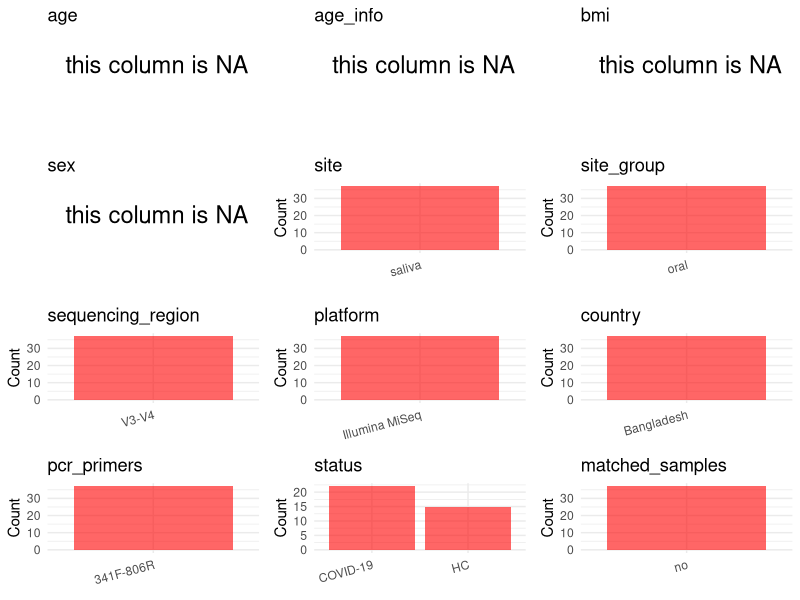

Write R code to recreate this figure. (Note: this script raises an error after producing the figure.)
## ---- chunk 1
# Load libraries
library(dplyr)
library(ggplot2)
library(cowplot)

# (1) Setting working directory
# EDIT HERE: change project_id for each study
project_id <- "PRJNA767939"

base_dir <- "/beegfs/huangxiaochang/global_oral/global-oral-microbiome/data/projects/"
setwd(file.path(base_dir, project_id))

# (2) Loading raw SRA metadata file
sra_file <- "SraRunTable.csv"
initial_meta <- read.csv("SraRunTable.csv", header = TRUE)

# (3) OPTIONAL: If extra metadata (e.g., Table.x or supplemental materials) are available from the article, you may need to merge the file with initial_meta manually. Below is example code for merging. Depending on the specific case of each study, you can customize the code as needed.
# supp_table <- read.csv("supplemental_table.csv", header = TRUE)
# initial_meta <- left_join(initial_meta, supp_table, by = merge_col_name)
## ---- chunk 2
# (1) Read the article in the following order: abstract, the beginning of the results section, and the methods. Understand the sample size, experimental design, and disease group overview. Clarify the sampling sites; for oral and gut samples, specify the exact sites like supragingival plaque, tongue, etc.

# (2) IMPORTANT: MUST go through each column of initial_meta
# head(initial_meta, 10)

# IMPORTANT: Check the unique values in the column of interest or query column.
# lapply(initial_meta[c('body_habitat', 'body_product', 'body_site')], table) # site
# table(initial_meta$host_subject_id) # subject id
# table(initial_meta$platform..exp.) # output is Illumina
# table(initial_meta$target_subfragment..exp.)
## ---- chunk 3
# (1) EDIT HERE: Parameter setup
# NOTE: This project has no lab control samples (blanks/positives) or non-human samples. Leave keywords empty to skip filtering.
control_column <- NA   # column name in initial_meta
# unique(initial_meta[[control_column]])  # uncomment to explore
control_keywords <- c()     # Enter exact keywords

species_column <- NA          # column name in initial_meta
# unique(initial_meta[[species_column]])  # uncomment to explore
non_human_keywords <- c()            # Enter exact keywords


# (2) Remove controls and non-human samples. DO NOT need to modify code in this part, just run it.
n_samples <- nrow(initial_meta)
# Control evaluation
if (length(control_keywords) > 0) {
  if (is.null(control_column) || control_column == "") {
    stop("Error: control_keywords provided but control_column is missing.")
  }

  if (!(control_column %in% colnames(initial_meta))) {
    stop(sprintf("Error: Column '%s' not found in initial_meta.", control_column))
  }

  control_pattern <- paste(control_keywords, collapse = "|")
  control_text <- initial_meta[[control_column]]
  is_control <- grepl(control_pattern, control_text)

} else {
  is_control <- rep(FALSE, n_samples)
}

# Non-human evaluation
if (length(non_human_keywords) > 0) {
  if (is.null(species_column) || species_column == "") {
    stop("Error: non_human_keywords provided but species_column is missing.")
  }

  if (!(species_column %in% colnames(initial_meta))) {
    stop(sprintf("Error: Column '%s' not found in initial_meta.", control_column))
  }

  non_human_pattern <- paste(non_human_keywords, collapse = "|")
  species_text <- initial_meta[[species_column]]
  is_non_human <- grepl(non_human_pattern, species_text)
} else {
  is_non_human <- rep(FALSE, n_samples)
}

# Execute removal
samples_to_remove <- is_control | is_non_human
initial_meta <- initial_meta[!samples_to_remove, ]

cat("Initial samples counts:",n_samples,"\n")
cat("Removed control samples:", sum(is_control), "\n")
cat("Removed non-human samples:", sum(is_non_human), "\n")
cat("Total samples removed ", sum(samples_to_remove), "\n")
cat("Remaining samples after Step 2:", nrow(initial_meta), "\n")
## ---- chunk 4
# Extract columns from initial_meta as follows:
# (1) No modification needed → extract directly.
# (2) Modification needed → create a column start with 'raw_' and mark the target column as "pending".
# (3) Need to find or determine based on the article.

metadata <- data.frame(
  bioproject = initial_meta$BioProject,
  sample_id = initial_meta$Run,
  subject_id = initial_meta$Sample.Name,
  age = NA,
  age_info = NA,
  bmi = NA,
  raw_sex = NA,
  sex = "pending",
  sequencing_region = "V3-V4",
  platform = initial_meta$Instrument,
  country = initial_meta$geo_loc_name_country,
  raw_site = initial_meta$isolation_source,
  site = "pending",
  site_group = "pending",
  public_time = initial_meta$ReleaseDate,
  pcr_primers = NA,
  title = NA,
  disease_study = NA,
  status = "pending",
  matched_samples = "pending",
  is_time_series = "no",
  stringsAsFactors = FALSE
)

metadata$public_time <- as.Date(metadata$public_time)
## ---- chunk 5
# (1) Handle the columns with the `raw_` prefix.
# IMPORTANT: Add comments if the modification is not straightforward!!
metadata$sex <- NA_character_

# Determine status from subject_id pattern (COV*=COVID, CO1-CO9=healthy controls)
metadata$status <- ifelse(
  grepl("^COV", metadata$subject_id), "COVID-19",
  ifelse(grepl("^CO[1-9]", metadata$subject_id), "HC", NA)
)

# Remap site from isolation_source
metadata$site <- ifelse(
  grepl("gut", metadata$raw_site), "feces",
  ifelse(grepl("oral", metadata$raw_site), "saliva", NA)
)

# Add publication information
metadata$pcr_primers <- "341F-806R"
metadata$title <- "Dysbiosis of Oral and Gut Microbiomes in SARS-CoV-2 Infected Patients in Bangladesh: Elucidating the Role of Opportunistic Gut Microbes"
metadata$disease_study <- "yes"

# Keep only saliva samples
metadata <- metadata[metadata$site == "saliva", ]

## ---- chunk 6
# (2) Filling the 'site_group' and 'matched_samples' columns
# editing site_group
unique(metadata$site)
# EDIT HERE: add oral sites
Oral_site = c("saliva", "mouth", "tongue coating", "supragingival plaque", "subgingival plaque", "oral swab", "denture", "tooth", "abscess pus", "adjacent periodontal pocket", "patient healthy crevice", "healthy control crevice", "gingival crevicular fluid", "subgingival plaque")
# EDIT HERE: add gut sites
Gut_site = c("feces", "stool")
# just run
metadata <- metadata %>%
  mutate(site_group = case_when(
    site %in% Oral_site ~ "oral",
    site %in% Gut_site ~ "gut",
    TRUE ~ "other"
  ))

# editing matched_samples, just run.
metadata$matched_samples <- ifelse(
  ave(metadata$subject_id, metadata$subject_id, FUN = length) > 1,
  "yes",
  "no"
)
## ---- chunk 7
# (3) check if there is pending value in metadata. If there is pending value, go on modify the metadata.
# Function to check if a column contains "pending"
has_pending <- function(col) {
  if (is.character(col) || is.factor(col)) {
    any(col == "pending", na.rm = TRUE)
  } else {
    FALSE
  }
}

# Check for any pending value
any_pending_value <- any(sapply(metadata, has_pending))

if (!any_pending_value) {
  message("Good! No cell contains the value 'pending'.")
} else {
  pending_cols <- names(metadata)[sapply(metadata, has_pending)]
  message("Columns containing 'pending': ", paste(pending_cols, collapse = ", "))
  message("Please continue to resolve these pending columns!")
}
## ---- chunk 8
# Select columns for visualization, just run
plot_data <- metadata %>%
  select(-bioproject, -sample_id, -subject_id, -title)

create_simple_plots <- function(data) {
  plots <- list()
  continuous_vars <- c("age", "bmi")

  for (col in colnames(data)) {
    if (all(is.na(data[[col]]))) {
      p <- ggplot() +
        annotate("text", x = 0.5, y = 0.5, label = "this column is NA", size = 6) +
        labs(title = col) +
        theme_void()
    } else if (col %in% continuous_vars && is.numeric(data[[col]])) {
      p <- ggplot(data, aes(x = .data[[col]])) +
        geom_histogram(fill = "blue", alpha = 0.6, bins = 20, na.rm = TRUE) +
        labs(title = col, x = col, y = "Count") +
        theme_minimal()
    } else {
      count_data <- as.data.frame(table(data[[col]], useNA = "ifany"))
      p <- ggplot(count_data, aes(x = reorder(Var1, -Freq), y = Freq)) +
        geom_col(fill = "red", alpha = 0.6) +
        labs(title = col, x = NULL, y = "Count") +
        theme_minimal() +
        theme(axis.text.x = element_text(angle = 15, hjust = 1))
    }
    plots[[col]] <- p
  }

  return(plots)
}

# Generate and arrange plots
plots <- create_simple_plots(plot_data)
p <- plot_grid(plots$age,
               plots$age_info,
               plots$bmi,
               plots$sex,
               plots$site,
               plots$site_group,
               plots$sequencing_region,
               plots$platform,
               plots$country,
               plots$pcr_primers,
               plots$status,
               plots$matched_samples,
               ncol = 3, align = "hv", axis = "lb")
ggsave("Metadata_Summary.png", plot = p, width = 8, height = 6, dpi = 150)
## ---- chunk 9
# Insert Metadata_Summary.png into the current Rmd output
knitr::include_graphics("Metadata_Summary.png")
## ---- chunk 10
# Reorder the data frame
fixed_cols <- c("bioproject", "sample_id", "subject_id", "age", "age_info",
                "bmi", "sex", "platform", "sequencing_region", "pcr_primers",
                "country", "site", "site_group", "disease_study", "status",
                "title", "public_time", "matched_samples", "is_time_series")
metadata <- metadata %>%
  select(all_of(fixed_cols), everything())

# save metadata
# head(metadata)
write.csv(metadata, file = "metadata_v2.csv", quote = TRUE, row.names = FALSE)
